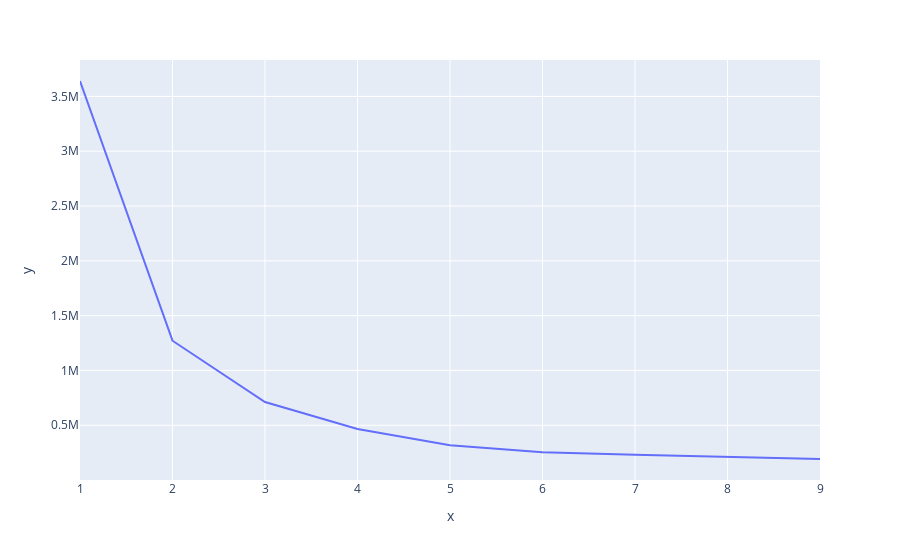

Write notebook code for a chart like this one.
### Code cell
x = [1,2,3,4,5,6,7,8,9]
px.line(x=x,y=distortions)

### Figure 1 — Plotly figure (JSON) as saved in the notebook; plotly's stock layout.template omitted (floating-point values rounded to 4 significant figures)
{"data": [{"hovertemplate": "x=%{x}<br>y=%{y}<extra></extra>", "legendgroup": "", "line": {"color": "#636efa", "dash": "solid"}, "mode": "lines", "name": "", "orientation": "v", "showlegend": false, "type": "scatter", "x": [1, 2, 3, 4, 5, 6, 7, 8, 9], "xaxis": "x", "y": [3641000.0, 1271000.0, 711800.0, 466800.0, 318100.0, 254200.0, 231400.0, 208600.0, 192500.0], "yaxis": "y"}], "layout": {"autosize": true, "legend": {"tracegroupgap": 0}, "margin": {"t": 60}, "xaxis": {"anchor": "y", "autorange": true, "domain": [0, 1], "range": [1, 9], "title": {"text": "x"}, "type": "linear"}, "yaxis": {"anchor": "x", "autorange": true, "domain": [0, 1], "range": [940.3, 3832000.0], "title": {"text": "y"}, "type": "linear"}}}
